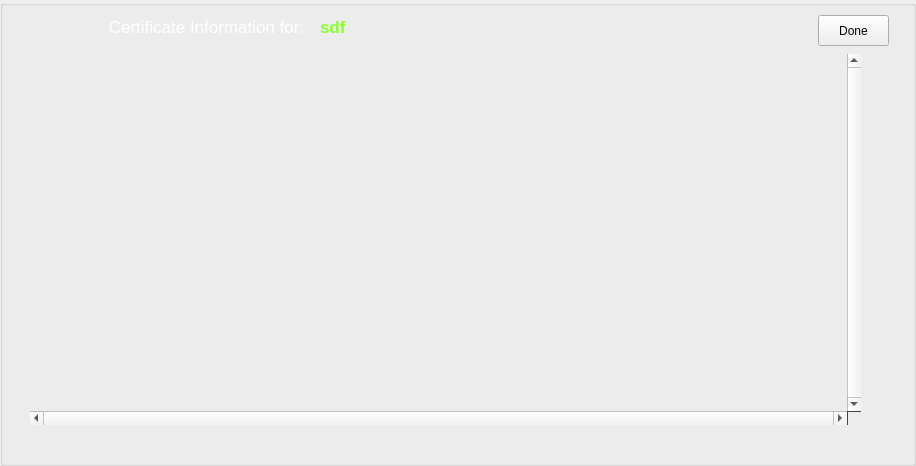
     <widget class="QGroupBox" name="gbCertInfo">
      <property name="geometry">
       <rect>
        <x>1</x>
        <y>1</y>
        <width>916</width>
        <height>466</height>
       </rect>
      </property>
      <property name="styleSheet">
       <string notr="true">QGroupBox#gbCertInfo{
/*	background: url(:/images/screens/brushedSteelSheet.png);  */
background-color: qlineargradient(spread:pad, x1:0, y1:0, x2:0.17, y2:1, stop:0 rgba(0, 0, 0, 255), stop:1 rgba(88, 88, 88, 255));
/* border-color: rgb(118, 118, 118); */
    border: 3px solid rgb(139,209,0);
/*border-radius: 10px;*/
border-radius:5px;
/*border: 3px solid black;*/
}</string>
      </property>
      <property name="title">
       <string/>
      </property>
      <widget class="QPushButton" name="closeCertInfoBut">
       <property name="geometry">
        <rect>
         <x>818</x>
         <y>15</y>
         <width>71</width>
         <height>31</height>
        </rect>
       </property>
       <property name="sizePolicy">
        <sizepolicy hsizetype="Fixed" vsizetype="Fixed">
         <horstretch>0</horstretch>
         <verstretch>0</verstretch>
        </sizepolicy>
       </property>
       <property name="minimumSize">
        <size>
         <width>71</width>
         <height>31</height>
        </size>
       </property>
       <property name="maximumSize">
        <size>
         <width>71</width>
         <height>31</height>
        </size>
       </property>
       <property name="text">
        <string>Done</string>
       </property>
      </widget>
      <widget class="QLabel" name="label_62">
       <property name="geometry">
        <rect>
         <x>18</x>
         <y>11</y>
         <width>291</width>
         <height>31</height>
        </rect>
       </property>
       <property name="sizePolicy">
        <sizepolicy hsizetype="Fixed" vsizetype="Fixed">
         <horstretch>0</horstretch>
         <verstretch>0</verstretch>
        </sizepolicy>
       </property>
       <property name="minimumSize">
        <size>
         <width>291</width>
         <height>31</height>
        </size>
       </property>
       <property name="maximumSize">
        <size>
         <width>291</width>
         <height>31</height>
        </size>
       </property>
       <property name="font">
        <font>
         <pointsize>13</pointsize>
        </font>
       </property>
       <property name="styleSheet">
        <string notr="true">color: rgb(255, 255, 255);</string>
       </property>
       <property name="text">
        <string>Certificate Information for: </string>
       </property>
       <property name="alignment">
        <set>Qt::AlignRight|Qt::AlignTrailing|Qt::AlignVCenter</set>
       </property>
      </widget>
      <widget class="QLabel" name="lblCertInfoSourceFilename">
       <property name="geometry">
        <rect>
         <x>320</x>
         <y>11</y>
         <width>475</width>
         <height>31</height>
        </rect>
       </property>
       <property name="sizePolicy">
        <sizepolicy hsizetype="Fixed" vsizetype="Fixed">
         <horstretch>0</horstretch>
         <verstretch>0</verstretch>
        </sizepolicy>
       </property>
       <property name="minimumSize">
        <size>
         <width>475</width>
         <height>31</height>
        </size>
       </property>
       <property name="maximumSize">
        <size>
         <width>475</width>
         <height>31</height>
        </size>
       </property>
       <property name="font">
        <font>
         <pointsize>13</pointsize>
         <weight>75</weight>
         <bold>true</bold>
        </font>
       </property>
       <property name="styleSheet">
        <string notr="true">color: rgb(137, 255, 46);</string>
       </property>
       <property name="text">
        <string notr="true">sdf</string>
       </property>
      </widget>
      <widget class="QTextEdit" name="teCertInfo">
       <property name="geometry">
        <rect>
         <x>30</x>
         <y>54</y>
         <width>831</width>
         <height>371</height>
        </rect>
       </property>
       <property name="font">
        <font>
         <pointsize>11</pointsize>
        </font>
       </property>
       <property name="focusPolicy">
        <enum>Qt::NoFocus</enum>
       </property>
       <property name="acceptDrops">
        <bool>false</bool>
       </property>
       <property name="styleSheet">
        <string notr="true">background-color: rgba(0, 0, 0, 0);
color: rgb(255, 255, 255);</string>
       </property>
       <property name="frameShape">
        <enum>QFrame::NoFrame</enum>
       </property>
       <property name="frameShadow">
        <enum>QFrame::Plain</enum>
       </property>
       <property name="lineWidth">
        <number>0</number>
       </property>
       <property name="verticalScrollBarPolicy">
        <enum>Qt::ScrollBarAlwaysOn</enum>
       </property>
       <property name="horizontalScrollBarPolicy">
        <enum>Qt::ScrollBarAlwaysOn</enum>
       </property>
       <property name="autoFormatting">
        <set>QTextEdit::AutoNone</set>
       </property>
       <property name="undoRedoEnabled">
        <bool>false</bool>
       </property>
       <property name="readOnly">
        <bool>true</bool>
       </property>
       <property name="html">
        <string notr="true">&lt;!DOCTYPE HTML PUBLIC &quot;-//W3C//DTD HTML 4.0//EN&quot; &quot;http://www.w3.org/TR/REC-html40/strict.dtd&quot;&gt;
&lt;html&gt;&lt;head&gt;&lt;meta name=&quot;qrichtext&quot; content=&quot;1&quot; /&gt;&lt;style type=&quot;text/css&quot;&gt;
p, li { white-space: pre-wrap; }
&lt;/style&gt;&lt;/head&gt;&lt;body style=&quot; font-family:'MS Shell Dlg 2'; font-size:11pt; font-weight:400; font-style:normal;&quot;&gt;
&lt;p style=&quot;-qt-paragraph-type:empty; margin-top:0px; margin-bottom:0px; margin-left:0px; margin-right:0px; -qt-block-indent:0; text-indent:0px; font-family:'Sans Serif';&quot;&gt;&lt;br /&gt;&lt;/p&gt;&lt;/body&gt;&lt;/html&gt;</string>
       </property>
       <property name="textInteractionFlags">
        <set>Qt::NoTextInteraction</set>
       </property>
      </widget>
     </widget>
